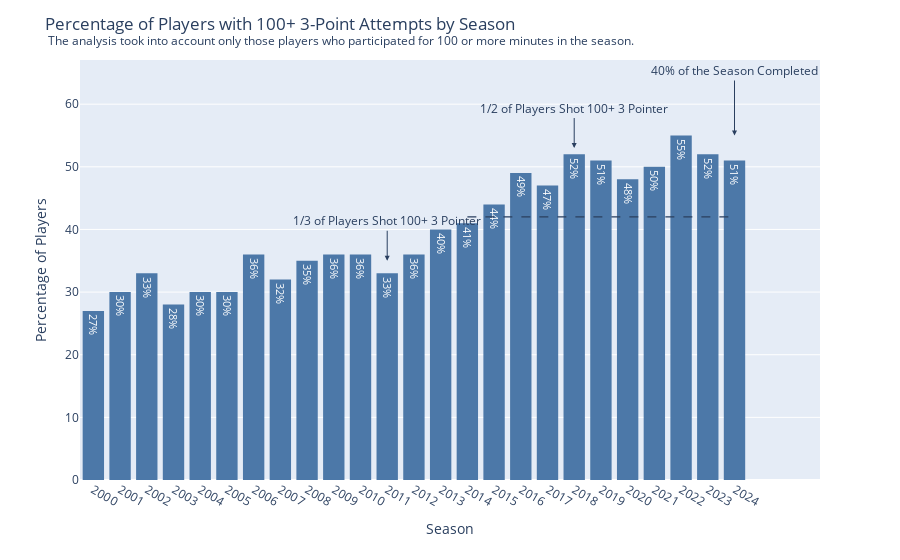

Notebook cell for this chart:
### Markdown cell above
Rise in Three-Point Shooting as a Necessity:

This visualization illustrates the shift in the NBA where it has become almost essential for players to be able to shoot three-pointers. In the early 2000s, only a small percentage of players attempted more than 100 three-pointers per season. However, as of recent seasons, this proportion has significantly increased, showing how the game has evolved toward a higher reliance on three-point shooting.

### Code cell
fig = px.histogram(stats, x="SEASON_ID", y= "PCT PLAYERS 3PT", nbins= 25)
fig.update_traces(text=stats["PCT PLAYERS 3PT STR"], textposition = "auto", marker_color = "#4C78A8")

fig.update_layout(
    title = "Percentage of Players with 100+ 3-Point Attempts by Season <br><sup> The analysis took into account only those players who participated for 100 or more minutes in the season.",
    xaxis_title = "Season",
    yaxis_title = "Percentage of Players"
)

fig.add_shape(
    type="line",
    x0=14,  # Start of the x-axis range
    x1=24,  # End of the x-axis range
    y0=42,  # Y-value for the line
    y1=42,  # Same Y-value to make it horizontal
    line=dict(color="Light Blue", width=1.3, dash="dash"),  # Customize line style
)

fig.add_annotation(
    x=11, y= 35,
    text="1/3 of Players Shot 100+ 3 Pointer",
    arrowhead=2,
    ax=0,
    ay=-40
)
fig.add_annotation(
    x=18, y= 53,
    text="1/2 of Players Shot 100+ 3 Pointer",
    arrowhead=2,
    ax=0,
    ay=-40
)
fig.add_annotation(
    x=24, y= 55,
    text="40% of the Season Completed",
    arrowhead=2,
    ax=0,
    ay=-65
)

fig.show()

### Figure 1 — Plotly figure (JSON) as saved in the notebook; plotly's stock layout.template omitted (floating-point values rounded to 4 significant figures)
{"data": [{"alignmentgroup": "True", "bingroup": "x", "histfunc": "sum", "hovertemplate": "SEASON_ID=%{x}<br>sum of PCT PLAYERS 3PT=%{y}<extra></extra>", "legendgroup": "", "marker": {"color": "#4C78A8", "pattern": {"shape": ""}}, "name": "", "nbinsx": 25, "offsetgroup": "", "orientation": "v", "showlegend": false, "text": ["27%", "30%", "33%", "28%", "30%", "30%", "36%", "32%", "35%", "36%", "36%", "33%", "36%", "40%", "41%", "44%", "49%", "47%", "52%", "51%", "48%", "50%", "55%", "52%", "51%"], "textposition": "auto", "type": "histogram", "x": ["2000", "2001", "2002", "2003", "2004", "2005", "2006", "2007", "2008", "2009", "2010", "2011", "2012", "2013", "2014", "2015", "2016", "2017", "2018", "2019", "2020", "2021", "2022", "2023", "2024"], "xaxis": "x", "y": [27, 30, 33, 28, 30, 30, 36, 32, 35, 36, 36, 33, 36, 40, 41, 44, 49, 47, 52, 51, 48, 50, 55, 52, 51], "yaxis": "y"}], "layout": {"annotations": [{"arrowhead": 2, "ax": 0, "ay": -40, "text": "1/3 of Players Shot 100+ 3 Pointer", "x": 11, "y": 35}, {"arrowhead": 2, "ax": 0, "ay": -40, "text": "1/2 of Players Shot 100+ 3 Pointer", "x": 18, "y": 53}, {"arrowhead": 2, "ax": 0, "ay": -65, "text": "40% of the Season Completed", "x": 24, "y": 55}], "barmode": "relative", "legend": {"tracegroupgap": 0}, "margin": {"t": 60}, "shapes": [{"line": {"color": "Light Blue", "dash": "dash", "width": 1.3}, "type": "line", "x0": 14, "x1": 24, "y0": 42, "y1": 42}], "title": {"text": "Percentage of Players with 100+ 3-Point Attempts by Season <br><sup> The analysis took into account only those players who participated for 100 or more minutes in the season."}, "xaxis": {"anchor": "y", "domain": [0, 1], "title": {"text": "Season"}}, "yaxis": {"anchor": "x", "domain": [0, 1], "title": {"text": "Percentage of Players"}}}}
